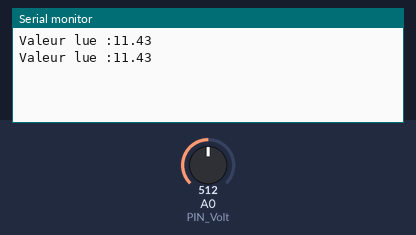
Recording of a sketch running on a simulated Arduino Uno, built with avr-gcc and run on an emulated ATmega328P. On the bench: the last lines printed to the serial monitor. The inputs (shaded band) are chosen by the test bench; at power-on: A0 (PIN_Volt) = 512.

Above: at 1.7 s.
1.8 s: A0 (PIN_Volt) set to 716
At 2.5 s:
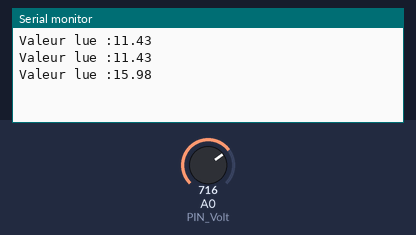
3.3 s: A0 (PIN_Volt) set to 900
At 4.1 s:
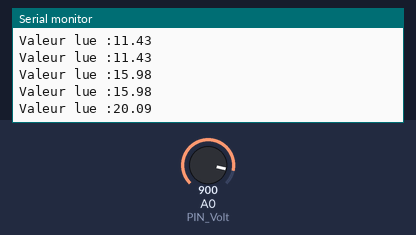
Timing chart, 0 to 6.3 s (numbered marks = the images above; inputs shaded):
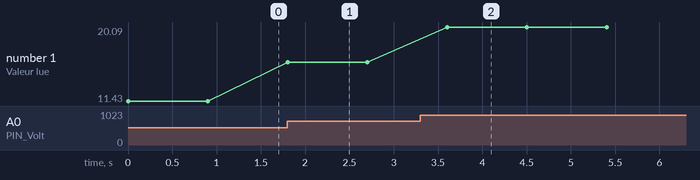

The sketch:

exercice4.ino
```cpp
#define R1 2000
#define R2 560
#define PIN_Volt A0

#define MAX_VOLTS_INPUT 22.857F
#define RATIO_VOLT (float)(22.857F / 5.0F)
#define RATIO_ADC (float)(5.0F / 1024.0F)

float calculateVin(uint16_t vADC) {
  return RATIO_ADC * (float)vADC * RATIO_VOLT;
}

void setup() {
  // put your setup code here, to run once:
  Serial.begin(9600);
}

void loop() {
  // put your main code here, to run repeatedly:
  Serial.print("Valeur lue :");
  Serial.println(calculateVin(analogRead(PIN_Volt)));
  delay(900);
}
```

Measured:
- after the input at 1.8 s, the serial monitor: prints a new line at once (image 1)
- after the input at 3.3 s, the serial monitor: prints a new line after 0.30 s (image 2)
- plotted number 1: 11.43 → 15.98 after the input at 1.8 s, 15.98 → 20.09 after the input at 3.3 s
